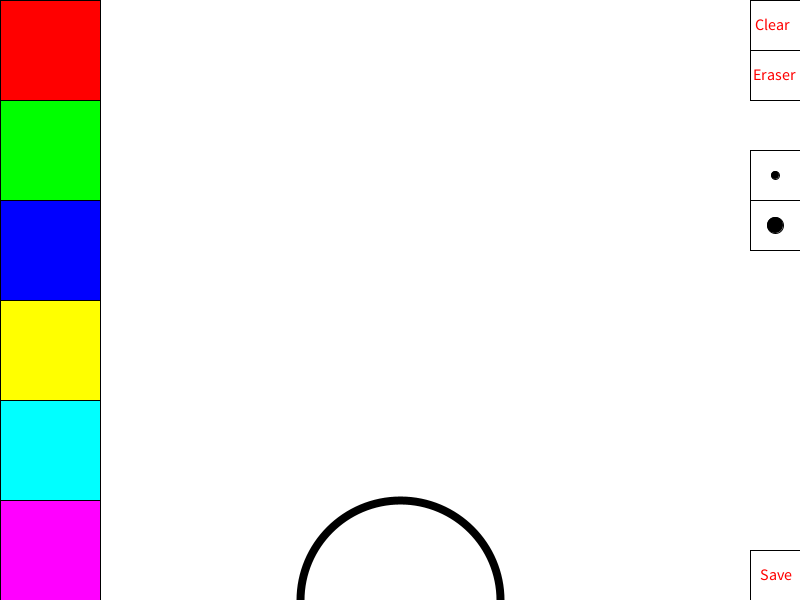
Frame 1 (no input)
Frame 60 (the mouse pressed at the canvas centre just before this capture): identical to frame 1, image omitted
Frame 120 (the mouse held since frame 60 and released just before this capture): identical to frame 1, image omitted

The Processing sketch that drew this single still picture (run headless with seeded random() and noise(); from frame 60 on, the mouse is pressed at the canvas centre):

// Processing sketch: paint
// ── paint.pde
int [] backgroundColor = {255, 255, 255};
int [] nowFillColor = {0, 0, 0};

void drawText(String s, int x, int y, int r, int g, int b)
{
  fill(r, g, b);
  text(s, x, y);
}

void functionArea()
{
  strokeWeight(1);
  // red 0
  fill(255, 0, 0);
  rect(0, 0, 100, 100);
  // green 1
  fill(0, 255, 0);
  rect(0, 100, 100, 100); // 100 200
  // blue 2
  fill(0, 0, 255);
  rect(0, 200, 100, 100);// 100 300
  // yellow 3
  fill(255, 255, 0);
  rect(0, 300, 100, 100); // 100, 400
  // cyan 4
  fill(0, 255, 255);
  rect(0, 400, 100, 100); // 100, 500
  // purple 5
  fill(255, 0, 255);
  rect(0, 500, 100, 100);
  
  //-----------------------------------
  // Draw Right function area
  textSize(16);
  // Clear button 750-800 0-50
  fill(255, 255, 255);
  rect(750, 0, 50, 50);
  
  drawText("Clear", 755, 30, 255, 0, 0);
  //
  // Draw button
  fill(255, 255, 255);
  rect(750, 50, 50, 50); // y: 50-100
  
  drawText("Eraser", 753, 80, 255, 0, 0);
  //
  // Draw size small x:750-800 y:150-200
  fill(255, 255, 255);
  rect(750, 150, 50, 50);
  
  fill(0, 0, 0);
  ellipse(775, 175, 8, 8);
  //
  // Draw size big x:750-800 y:200-250
  fill(255, 255, 255);
  rect(750, 200, 50, 50);
  
  fill(0, 0, 0);
  ellipse(775, 225, 16, 16);
  //
  // Draw save button
  fill(255, 255, 255);
  rect(750, 550, 50, 50);
  
  drawText("Save", 760, 580, 255, 0, 0);
  
  // Reset stroke weight
  stroke(0, 0, 0);
  strokeWeight(8);
}

void setup() {
    size(800, 600);
    smooth();
    background(backgroundColor[0], backgroundColor[1], backgroundColor[2]);
    functionArea();
    noFill();
    ellipse(400, 600, 200, 200);
    strokeWeight(8);

}

int nowColor;
boolean picked = false;


void draw() {
      // Judge choose color
      if(mousePressed && mouseButton == LEFT)
      {
        // Red
        if(mouseX <= 100 && mouseY <= 100)
        {
          nowColor = 0;
          picked = true;
        }
        // Green
        else if(mouseX >= 0 && mouseX <= 100 && mouseY >= 100 && mouseY <= 200)
        {
          nowColor = 1;
          picked = true;
        }
        // Blue
        else if(mouseX >= 0 && mouseX <= 100 && mouseY >= 200 && mouseY <= 300)
        {
          nowColor = 2;
          picked = true;
        }
        // Yellow
        else if(mouseX >= 0 && mouseX <= 100 && mouseY >= 300 && mouseY <= 400)
        {
          nowColor = 3;
          picked = true;
        }
        // Cyan
        else if(mouseX >= 0 && mouseX <= 100 && mouseY >= 400 && mouseY <= 500)
        {
          nowColor = 4;
          picked = true;
        }
        // Purple
        else if(mouseX >= 0 && mouseX <= 100 && mouseY >= 500 && mouseY <= 600)
        {
          nowColor = 5;
          picked = true;
        }
        /// Right function area
        else if(mouseX >= 750)
        {
          // Clear
          if(mouseY <= 50)
          {
            background(backgroundColor[0], backgroundColor[1], backgroundColor[2]);
            stroke(0, 0, 0);
            functionArea();
          }
          // Eraser
          else if(mouseY > 50 && mouseY <= 100)
          {
            //
            //stroke(0, 0, 0);
            nowColor = -1;
            picked = true;
          }
          // size small
          else if(mouseY > 150 && mouseY <= 200)
          {
              strokeWeight(8);
          }
          // size large
          else if(mouseY > 200 && mouseY <= 250)
          {
              strokeWeight(16);
          }
          else if(mouseY > 550 && mouseY <= 600)
          {
              //background(backgroundColor[0], backgroundColor[1], backgroundColor[2]);
              save("pic.jpg");
              functionArea();
          }
        }
        // drawing
        else if(picked)
        {
          switch(nowColor)
          {
            // Eraser
            case -1:
              stroke(backgroundColor[0], backgroundColor[1], backgroundColor[2]);
            break;
            //////////////
            // Color
            case 0:
              stroke(255, 0, 0);
            break;
            
            case 1:
              stroke(0, 255, 0);
            break;
            
            case 2:
              stroke(0, 0, 255);
            break;
            
            case 3:
              stroke(255, 255, 0);
            break;
            
            case 4:
              stroke(0, 255, 255);
            break;
            
            case 5:
              stroke(255, 0, 255);
            break;
          }
          line(mouseX, mouseY, pmouseX, pmouseY);
        }
    }
}
